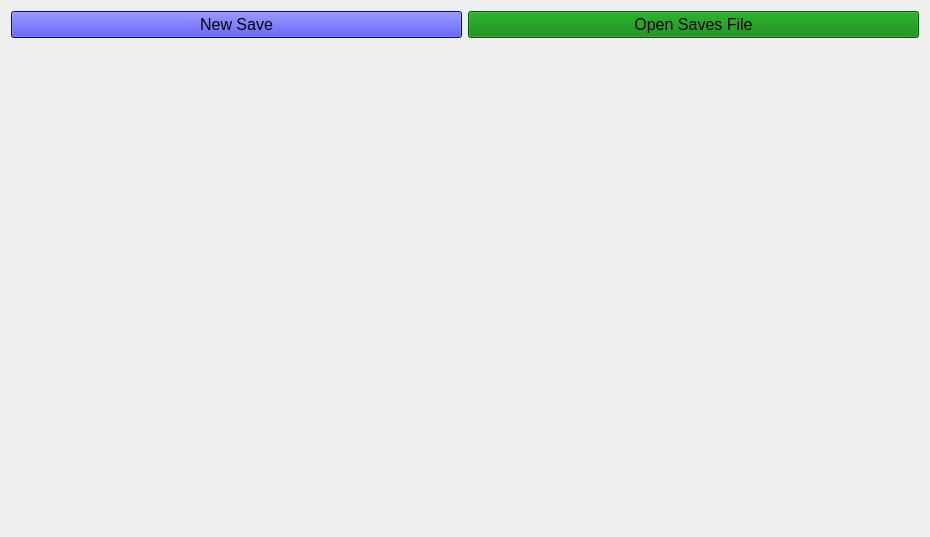
<?xml version="1.0" encoding="UTF-8"?>
<ui version="4.0">
 <class>W_Save_Manager</class>
 <widget class="QWidget" name="W_Save_Manager">
  <property name="geometry">
   <rect>
    <x>0</x>
    <y>0</y>
    <width>930</width>
    <height>537</height>
   </rect>
  </property>
  <property name="windowTitle">
   <string>Form</string>
  </property>
  <layout class="QGridLayout" name="gridLayout">
   <item row="0" column="1">
    <widget class="QPushButton" name="b_open_save_folder">
     <property name="font">
      <font>
       <pointsize>12</pointsize>
      </font>
     </property>
     <property name="styleSheet">
      <string notr="true">background-color: green</string>
     </property>
     <property name="text">
      <string>Open Saves File</string>
     </property>
     <property name="icon">
      <iconset resource="../resources/icons.qrc">
       <normaloff>:/assets/kbackup.svg</normaloff>:/assets/kbackup.svg</iconset>
     </property>
    </widget>
   </item>
   <item row="0" column="0">
    <widget class="QPushButton" name="b_new_save">
     <property name="font">
      <font>
       <pointsize>12</pointsize>
      </font>
     </property>
     <property name="styleSheet">
      <string notr="true">background-color: blue</string>
     </property>
     <property name="text">
      <string>New Save</string>
     </property>
     <property name="icon">
      <iconset resource="../resources/icons.qrc">
       <normaloff>:/assets/vcs-added.svg</normaloff>:/assets/vcs-added.svg</iconset>
     </property>
    </widget>
   </item>
   <item row="1" column="0" colspan="2">
    <widget class="W_Tile_View" name="tile_view" native="true"/>
   </item>
  </layout>
 </widget>
 <customwidgets>
  <customwidget>
   <class>W_Tile_View</class>
   <extends>QWidget</extends>
   <header>w_tile_view.h</header>
   <container>1</container>
  </customwidget>
 </customwidgets>
 <tabstops>
  <tabstop>b_new_save</tabstop>
  <tabstop>b_open_save_folder</tabstop>
 </tabstops>
 <resources>
  <include location="../resources/icons.qrc"/>
 </resources>
 <connections/>
</ui>
